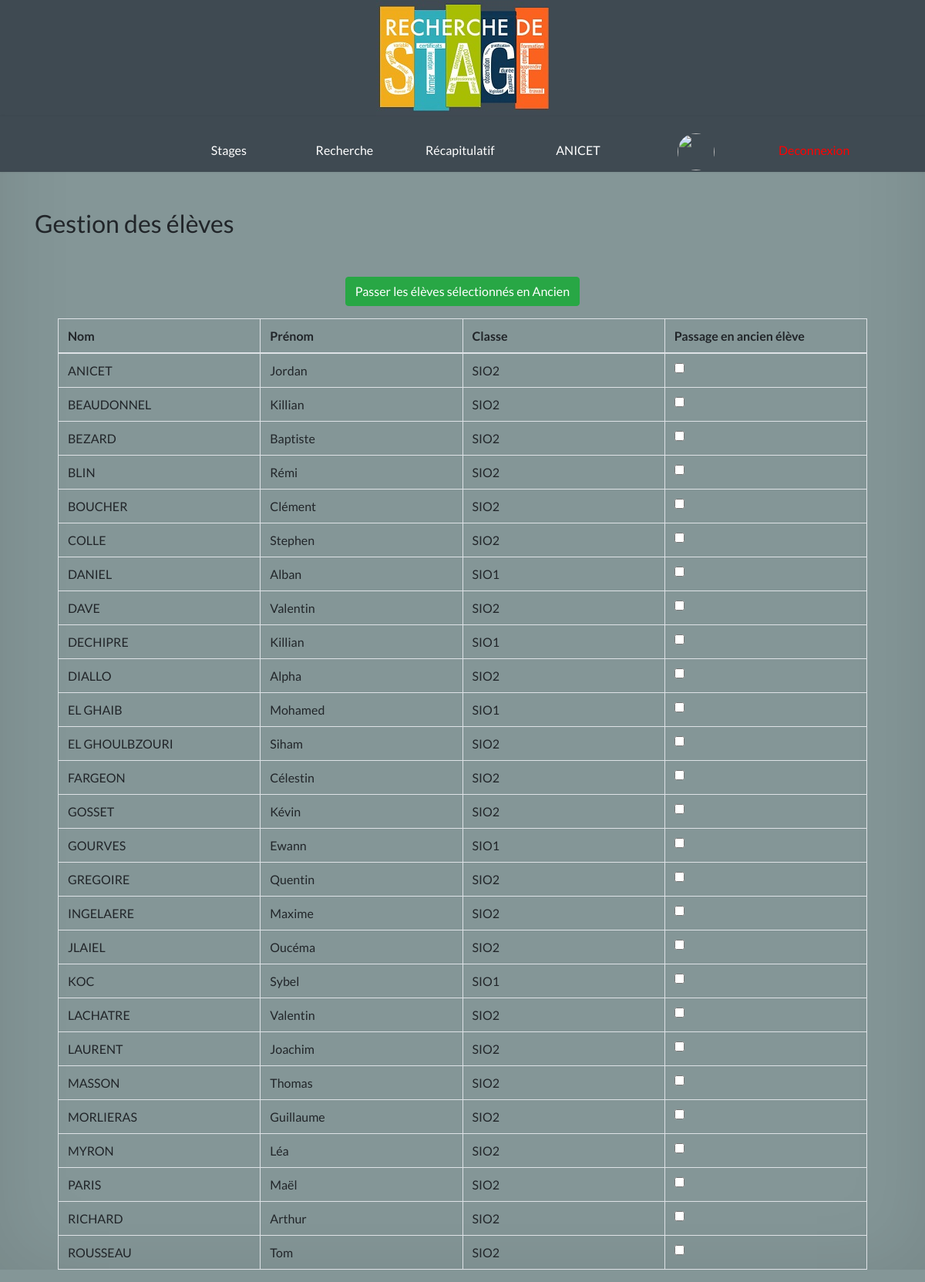
The app's page /gestioneleve.php (signed in) with its own data.
### tables this page shows
CREATE TABLE `sta_etudiant` (
  `idetudiant` int(11) NOT NULL,
  `nom` varchar(50) NOT NULL,
  `prenom` varchar(50) NOT NULL,
  `idclasse` int(11) NOT NULL,
  `idpromotion` int(11) NOT NULL,
  `email` varchar(50) NOT NULL,
  `photo` varchar(50) NOT NULL,
  `mdp` varchar(60) NOT NULL,
  `type` int(11) DEFAULT 1
);

CREATE TABLE `sta_classe` (
  `idclasse` int(11) NOT NULL,
  `libelle_classe` varchar(50) NOT NULL
);

### gestioneleve.php (the view, shortened to what this page needs)
<?php
include 'connexion.php';
?>
<html lang="fr">
    <head>
        <link rel="stylesheet" type="text/css" href="style.css">
        <link rel="stylesheet" href="https://maxcdn.bootstrapcdn.com/bootstrap/4.0.0/css/bootstrap.min.css">
    </head>
    <body>
        <header>
            <?php
            include 'barrenav.php';
            ?>
        </header>
        <br />
        <form action="archiveseleves.php" method="GET">
            <div class="conteneur">
                <br />
                <div class="row">
                    <br />
                    <h2>Gestion des élèves</h2>
                </div>
                <p>
                    <br/>
                <div class="container">
                    <tbody>
                    <table class="table table-bordered">
                        <thead>
                            <tr>
                                <th data-column-id="nom">Nom</th>
                                <th data-column-id="prenom">Prénom</th>
                                <th data-column-id="classe">Classe</th>
                                <th data-column-id="ancien">Passage en ancien élève</th>
                        </thead>
                        <tbody>
                            <?php
                            include 'connexion.php';
                            $reponse = $connection->query('SELECT * FROM sta_etudiant e, sta_classe  c WHERE e.idclasse = c.idclasse AND idetudiant > 1 AND e.idclasse < 3');
                            while ($donnees = $reponse->fetch()) {
                                $don = '<tr>
                                   <td>' . $donnees['nom'] . '</td>
                                   <td>' . $donnees['prenom'] . '</td>
                                   <td>' . $donnees['libelle_classe'] . '</td>';
                                echo $don;
                                ?>
                                <td><input type="checkbox" name="scales[]" value="<?php echo $donnees['idetudiant']; ?>"></td>
                                <?php
                            }
                            echo '</tr>';
                            ?>
                            <input  value="Passer les élèves sélectionnés en Ancien" type="submit" class="btn btn-success"></a>
                            <br>
                        </tbody>
                    </table>
                </div>
            </div>
        </form>
    </body>
</html>

### barrenav.php (shortened to what this page needs)
<link rel="stylesheet" type="text/css" href="style.css">
<img src="images/stage.jpg" alt=""/>
<nav>
    <ul>
        <li>
        </li>
            <li><a href="stage.php">Stages</a></li><li><a href="rechercheentreprise.php">Recherche</a></li><li>
            <?php
            if (isset($_SESSION['nomC'])) {
                if (($_SESSION['nomC'] != "ADMIN")) {
                    echo '<a href="recapitulatif.php">Récapitulatif</a>';
                } else {
                    echo ' <a href="tableaurec.php">Tableaux</a>';
                }
            }
            ?>
        </li>
        <li class="nomCompte">
            <?php
            include('connexion.php');
            if (isset($_SESSION['nomC'])) {
                echo '<a id="profil" href="infoutil.php">'. $_SESSION['nomC'] .'</a>';
                $sqlphoto = "SELECT photo FROM etudiant WHERE idetudiant = " . $_SESSION['code'];
                $q = $connection->query($sqlphoto);
                $ligne = $q->fetch();
            }
            ?>
        </li>
        <li class="imageCompte">
            <?php
            if (isset($_SESSION['nomC'])) {
                echo '<div id="imageopt">';
                echo "<img src='images/" . $ligne['photo'] . "'>";
                echo "</div>";
            }
            ?>
        </li>
        <li>
            <?php
            if (isset($_SESSION['nomC'])) {
                echo '<a id="deco" href="logout.php">Deconnexion</a>';
            } else {
                echo '<a id="co" href="log.php">Connexion</a>';
            }
            ?>
        </li>
    </ul>
</nav>

### style.css (style rules this page uses)
body { font-family: Lato, Arial; margin: 0; padding: 0; box-shadow: 0px 0px 100px rgba(0, 0, 0, 0.1) inset; min-width: 1040px; min-height: 100vh; text-align: center; background-color: rgb(132, 150, 151); }
p { color: rgb(40, 40, 40); text-shadow: 0px 0px 1px rgba(50, 50, 50, 0.1); font-size: 17px; }
header { margin: 0; padding: 0; background-color: rgb(63, 74, 82); }
nav { text-align: center; width: 100%; margin-left: auto; margin-right: auto; padding: 0; position: relative; }
nav ul { margin: 0; padding: 0; list-style: none; background-color: rgb(63, 74, 82); box-shadow: 0px 0px 3px rgba(0, 0, 0, 0.1); width: auto; }
nav ul li { display: inline-block; position: relative; width: calc(100% / 8); height: 50px; line-height: 50px; color: white; padding: 0; margin: 0; }
nav ul li:last-child { border: none; }
nav a { text-decoration: none; display: block; color: white; transition: all ease-in-out 200ms; }
nav a#deco { color: red; }
table { border: medium solid rgb(63, 74, 82); width: 50%; margin-left: auto; margin-right: auto; }
td, th { border: medium solid rgb(63, 74, 82); width: 25%; }
#imageopt img { width: 48px; height: 48px; border-radius: 50%; }
.conteneur { margin-left: 5%; margin-right: 5%; }

### records on screen
sta_etudiant: nom "ANICET", prenom "Jordan", sta_classe.libelle_classe "SIO2"
sta_etudiant: nom "BEAUDONNEL", prenom "Killian", sta_classe.libelle_classe "SIO2"
sta_etudiant: nom "BEZARD", prenom "Baptiste", sta_classe.libelle_classe "SIO2"
sta_etudiant: nom "BLIN", prenom "Rémi", sta_classe.libelle_classe "SIO2"
sta_etudiant: nom "BOUCHER", prenom "Clément", sta_classe.libelle_classe "SIO2"
sta_etudiant: nom "COLLE", prenom "Stephen", sta_classe.libelle_classe "SIO2"
sta_etudiant: nom "DANIEL", prenom "Alban", sta_classe.libelle_classe "SIO1"
sta_etudiant: nom "DAVE", prenom "Valentin", sta_classe.libelle_classe "SIO2"
sta_etudiant: nom "DECHIPRE", prenom "Killian", sta_classe.libelle_classe "SIO1"
sta_etudiant: nom "DIALLO", prenom "Alpha", sta_classe.libelle_classe "SIO2"
sta_etudiant: nom "EL GHAIB", prenom "Mohamed", sta_classe.libelle_classe "SIO1"
sta_etudiant: nom "EL GHOULBZOURI", prenom "Siham", sta_classe.libelle_classe "SIO2"
sta_etudiant: nom "FARGEON", prenom "Célestin", sta_classe.libelle_classe "SIO2"
sta_etudiant: nom "GOSSET", prenom "Kévin", sta_classe.libelle_classe "SIO2"
sta_etudiant: nom "GOURVES", prenom "Ewann", sta_classe.libelle_classe "SIO1"
sta_etudiant: nom "GREGOIRE", prenom "Quentin", sta_classe.libelle_classe "SIO2"
sta_etudiant: nom "INGELAERE", prenom "Maxime", sta_classe.libelle_classe "SIO2"
sta_etudiant: nom "JLAIEL", prenom "Oucéma", sta_classe.libelle_classe "SIO2"
sta_etudiant: nom "KOC", prenom "Sybel", sta_classe.libelle_classe "SIO1"
sta_etudiant: nom "LACHATRE", prenom "Valentin", sta_classe.libelle_classe "SIO2"
sta_etudiant: nom "LAURENT", prenom "Joachim", sta_classe.libelle_classe "SIO2"
sta_etudiant: nom "MASSON", prenom "Thomas", sta_classe.libelle_classe "SIO2"
sta_etudiant: nom "MORLIERAS", prenom "Guillaume", sta_classe.libelle_classe "SIO2"
sta_etudiant: nom "MYRON", prenom "Léa", sta_classe.libelle_classe "SIO2"
sta_etudiant: nom "PARIS", prenom "Maël", sta_classe.libelle_classe "SIO2"
sta_etudiant: nom "RICHARD", prenom "Arthur", sta_classe.libelle_classe "SIO2"
sta_etudiant: nom "ROUSSEAU", prenom "Tom", sta_classe.libelle_classe "SIO2"

### other values on screen
$_SESSION['nomC'] "ANICET"
